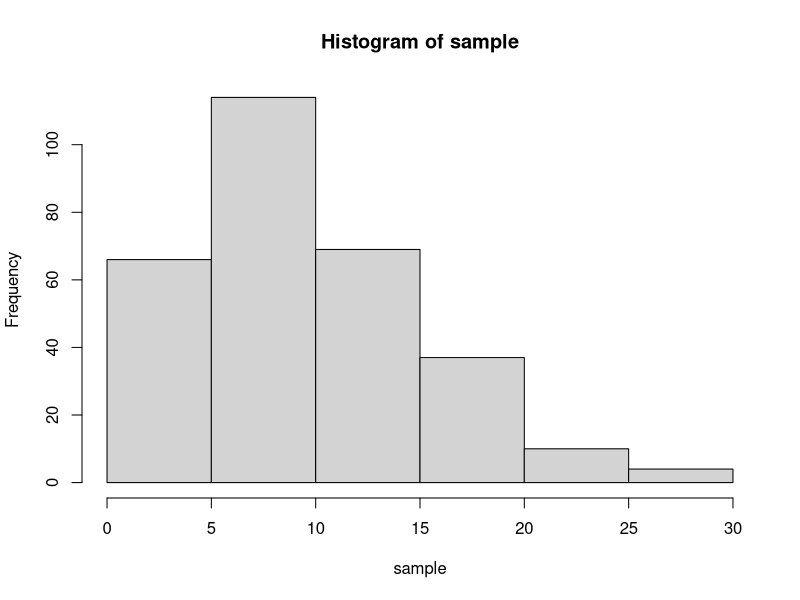

Recreate this plot in R. (Note: this script raises an error after producing the figure.)
test_coverage <- function(df, verbose=FALSE){
  
  results <- df %>%
    mutate(I = truth <= value) %>%
    group_by(quantile) %>%
    mutate(I_lag = lag(I)) %>%
    mutate(I11 = ifelse(is.na(I_lag), NA, I_lag & I), 
           I00 = ifelse(is.na(I_lag), NA, !I_lag & !I), 
           I01 = ifelse(is.na(I_lag), NA, !I_lag & I),
           I10 = ifelse(is.na(I_lag), NA, I_lag & !I)) %>%
    drop_na() %>%
    summarize(n1 = sum(I), 
              n0 = sum(1 - I), 
              p = mean(I), # = (n01 + n11)/(n00 + n01 + n10 + n11)
              
              n00 = sum(I00),
              n01 = sum(I01),
              n10 = sum(I10),
              n11 = sum(I11),
              
              # estimated transition probabilities for independence test
              p00 = n00/(n00 + n01),
              p01 = n01/(n00 + n01),
              p10 = n10/(n10 + n11),
              p11 = n11/(n10 + n11),
              
              # unconditional coverage
              L_uc_0 = (1 - unique(quantile))^n0 * unique(quantile)^n1,
              L_uc_1 = (1 - p)^n0 * p^n1,
              LR_uc = -2*log(L_uc_0/L_uc_1),
              p_uc = 1-pchisq(LR_uc, 1),
              
              # independence
              L_ind_0 = (1 - p)^(n00 + n10) * p^(n01 + n11),
              L_ind_1 = p00^n00 * p01^n01 * p10^n10 * p11^n11,
              LR_ind = -2*log(L_ind_0/L_ind_1),
              p_ind = 1-pchisq(LR_ind, 1),
              
              # conditional coverage
              LR_cc = -2*log(L_uc_0/L_ind_1),
              p_cc = 1-pchisq(LR_cc, 2)
    )
  
  if(!verbose){
    results <- results %>%
      select(c(quantile, p_uc, p_ind, p_cc))
  }
  
  return(results)
}


### EXAMPLE

alphas <- round(seq(0.1, 0.9, 0.1), 3)

# Negative binomial
size=5
mu=10
sample <- rnbinom(300, size=size, mu=mu)
F <- qnbinom(p=alphas, size=size, mu=mu)
hist(sample)

F <- data.frame(quantile=alphas, value=F)
df <- bind_rows(replicate(length(sample), F, simplify = FALSE))
df$truth <- rep(sample, each=length(alphas))
df$index <- rep(1:length(sample), each=length(alphas))

res <- test_coverage(df, verbose=FALSE)

# Normal distribution
sample <- rnorm(300)
F <- qnorm(p=alphas)
hist(sample)

F <- data.frame(quantile=alphas, value=F)
df <- bind_rows(replicate(length(sample), F, simplify = FALSE))
df$truth <- rep(sample, each=length(alphas))
df$index <- rep(1:length(sample), each=length(alphas))

res <- test_coverage(df, verbose=FALSE)


sample_norm <- function(n=100, alphas=round(seq(0.1, 0.9, 0.1), 3)){
  sample <- rnorm(n)
  F <- qnorm(p=alphas)
  F <- data.frame(quantile=alphas, value=F)
  df <- bind_rows(replicate(length(sample), F, simplify = FALSE))
  df$truth <- rep(sample, each=length(alphas))
  df$index <- rep(1:length(sample), each=length(alphas))
  return(df)
}

sample_negbin <- function(n=100, size=5, mu=10, alphas=round(seq(0.1, 0.9, 0.1), 3)){
  sample <- rnbinom(n, size=size, mu=mu)
  F <- qnbinom(p=alphas, size=size, mu=mu)
  F <- data.frame(quantile=alphas, value=F)
  df <- bind_rows(replicate(length(sample), F, simplify = FALSE))
  df$truth <- rep(sample, each=length(alphas))
  df$index <- rep(1:length(sample), each=length(alphas))
  return(df)
}


res <- test_coverage(sample_norm())

results_df = data.frame()
for (i in 1:10000){
  res <- test_coverage(sample_norm(500))
  res$index <- i
  results_df <- bind_rows(results_df, res)
}
# mean(results_df$p_cc < 0.05)

false_positives <- results_df %>%
  group_by(quantile) %>%
  summarize(std_norm = mean(p_uc < 0.05))




results_df = data.frame()
for (i in 1:10000){
  res <- test_coverage(sample_negbin(500, mu=100))
  res$index <- i
  results_df <- bind_rows(results_df, res)
}
# mean(results_df$p_cc < 0.05)

false_positives10 <- results_df %>%
  group_by(quantile) %>%
  summarize(false_positive = mean(p_uc < 0.05))

false_positives20 <- results_df %>%
  group_by(quantile) %>%
  summarize(false_positive = mean(p_uc < 0.05))

false_positives100 <- results_df %>%
  group_by(quantile) %>%
  summarize(false_positive = mean(p_uc < 0.05))


false_positives10_1000 <- false_positives10

fp <- left_join(left_join(false_positives10, false_positives20, by='quantile'), false_positives100, by='quantile')

fp <- fp %>%
  rename(mu10=false_positive.x, mu20=false_positive.y, mu100=false_positive)

write.csv(fp, "data/examples/false_positives.csv", row.names=FALSE)

fp2 <- left_join(false_positives, fp)
write.csv(fp2, "data/examples/false_positives_all.csv", row.names=FALSE)

print(xtable(fp2, digits=c(0, 2, 3, 3, 3, 3)), include.rownames=FALSE)



### Plot densities

size=5
mu=10
sample <- rnbinom(300, size=size, mu=mu)
hist(sample)
max(sample)
dnbinom(1:100, size=size, mu=mu)

x=1:150
df <- data.frame(x = x,
                 mu10 = dnbinom(x, size=5, mu=10),
                 mu20 = dnbinom(x, size=5, mu=20),
                 mu100 = dnbinom(x, size=5, mu=100))

df <- pivot_longer(df, cols=c(mu10, mu20, mu100), names_to='mu')

ggplot(df, aes(x=x, y=value, fill=mu)) + 
  geom_bar(stat='identity', position = 'dodge') +
  scale_fill_discrete(limits=c("mu10", "mu20", "mu100"),  labels = c("10", "20", "100"), name="mu") +
  labs(y='Probability') +
  theme_gray(base_size=20)

ggsave('plots/examples/neg_bin_ex.png', width=36, height=14, dpi=500, unit='cm', device='png')
